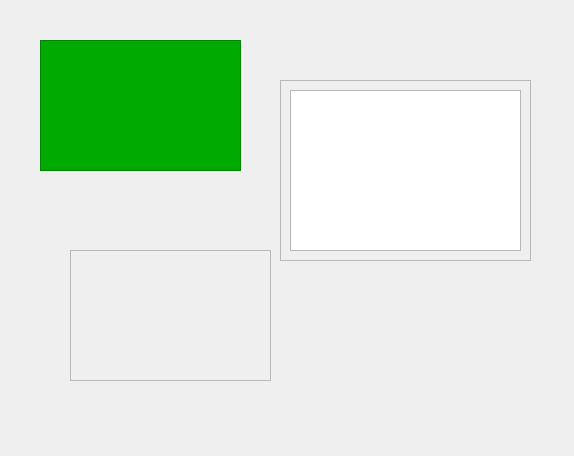
<?xml version="1.0" encoding="UTF-8"?>
<ui version="4.0">
 <class>QMainWidget</class>
 <widget class="QWidget" name="QMainWidget">
  <property name="geometry">
   <rect>
    <x>0</x>
    <y>0</y>
    <width>574</width>
    <height>456</height>
   </rect>
  </property>
  <property name="windowTitle">
   <string>Form</string>
  </property>
  <widget class="QFrame" name="frame">
   <property name="geometry">
    <rect>
     <x>70</x>
     <y>250</y>
     <width>201</width>
     <height>131</height>
    </rect>
   </property>
   <property name="layoutDirection">
    <enum>Qt::LeftToRight</enum>
   </property>
   <property name="frameShape">
    <enum>QFrame::StyledPanel</enum>
   </property>
   <property name="frameShadow">
    <enum>QFrame::Raised</enum>
   </property>
   <layout class="QGridLayout" name="gridLayout_2">
    <property name="leftMargin">
     <number>0</number>
    </property>
    <property name="topMargin">
     <number>0</number>
    </property>
    <property name="rightMargin">
     <number>0</number>
    </property>
    <property name="bottomMargin">
     <number>0</number>
    </property>
    <property name="spacing">
     <number>0</number>
    </property>
    <item row="0" column="0">
     <layout class="QGridLayout" name="gridLayout"/>
    </item>
   </layout>
  </widget>
  <widget class="QFrame" name="frame_2">
   <property name="geometry">
    <rect>
     <x>280</x>
     <y>80</y>
     <width>251</width>
     <height>181</height>
    </rect>
   </property>
   <property name="frameShape">
    <enum>QFrame::StyledPanel</enum>
   </property>
   <property name="frameShadow">
    <enum>QFrame::Raised</enum>
   </property>
   <layout class="QGridLayout" name="gridLayout_3">
    <item row="0" column="0">
     <widget class="QGraphicsView" name="graphicsView">
      <property name="sizePolicy">
       <sizepolicy hsizetype="Preferred" vsizetype="Preferred">
        <horstretch>0</horstretch>
        <verstretch>0</verstretch>
       </sizepolicy>
      </property>
      <property name="minimumSize">
       <size>
        <width>0</width>
        <height>0</height>
       </size>
      </property>
      <property name="maximumSize">
       <size>
        <width>16777215</width>
        <height>16777215</height>
       </size>
      </property>
     </widget>
    </item>
   </layout>
  </widget>
  <widget class="QFrame" name="frame_3">
   <property name="geometry">
    <rect>
     <x>40</x>
     <y>40</y>
     <width>201</width>
     <height>131</height>
    </rect>
   </property>
   <property name="layoutDirection">
    <enum>Qt::LeftToRight</enum>
   </property>
   <property name="styleSheet">
    <string notr="true">background-color: rgb(0, 170, 0);</string>
   </property>
   <property name="frameShape">
    <enum>QFrame::StyledPanel</enum>
   </property>
   <property name="frameShadow">
    <enum>QFrame::Raised</enum>
   </property>
   <layout class="QGridLayout" name="gridLayout_4">
    <property name="leftMargin">
     <number>0</number>
    </property>
    <property name="topMargin">
     <number>0</number>
    </property>
    <property name="rightMargin">
     <number>0</number>
    </property>
    <property name="bottomMargin">
     <number>0</number>
    </property>
    <property name="spacing">
     <number>0</number>
    </property>
    <item row="0" column="0">
     <layout class="QGridLayout" name="gridLayout_5"/>
    </item>
   </layout>
  </widget>
 </widget>
 <resources/>
 <connections/>
</ui>
